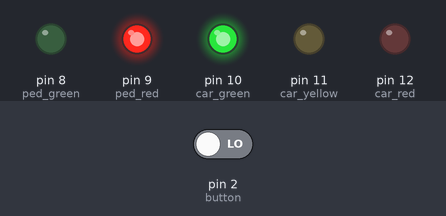
A sketch run on a simulated Arduino Uno, built with avr-gcc and run on an emulated ATmega328P. Parts: output pins drawn as LEDs (lit = HIGH). Inputs (shaded band) come from the test bench; at power-on: pin 2 (button) LOW.

Above: at 4.2 s.
4.3 s: pin 2 (button) driven LOW
5.8 s: pin 2 (button) driven HIGH
At 6.6 s:
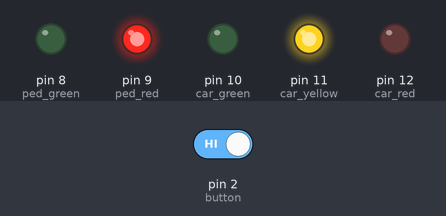
At 10.1 s:
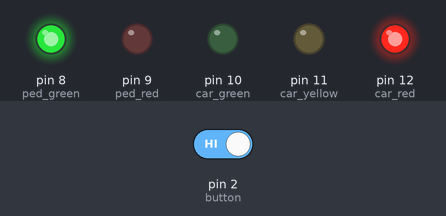
Timing chart, 0 to 16.3 s (numbered marks = the images above; inputs shaded):
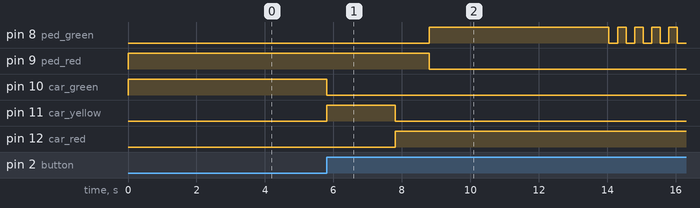

Measured:
- after the input at 4.3 s, every drawn part: stays the same
- after the input at 5.8 s, pin 8 (ped_green): LOW → HIGH after 3.0 s, then repeats every 0.50 s: LOW 0.25 s, HIGH 0.25 s; pin 9 (ped_red): HIGH → LOW after 3.0 s; pin 10 (car_green): HIGH → LOW at once; pin 11 (car_yellow): LOW → HIGH at once, → LOW 2.0 s later; pin 12 (car_red): LOW → HIGH after 2.0 s

The sketch:

semaforo-interativo.ino
```cpp
int car_red = 12; // estabelece o semaforo para carros
int car_yellow = 11;
int car_green = 10;
int ped_red = 9; // estabelece o semaforo para pedestres
int ped_green = 8;
int button = 2; // pino do botao
int cross_time = 5000; // tempo para que os pedestres atravessem
unsigned long change_time; // tempo de conclusao do ultimo ciclo para pedestres

void setup() {
  pinMode(car_red, OUTPUT);
  pinMode(car_yellow, OUTPUT);
  pinMode(car_green, OUTPUT);
  pinMode(ped_red, OUTPUT);
  pinMode(ped_green, OUTPUT);
  pinMode(button, INPUT); // botao no pino 2
  // acende a luz verde
  digitalWrite(car_green, HIGH);
  digitalWrite(ped_red, HIGH);
}

void loop() {
  int state = digitalRead(button);
  /* verifica se o botao foi pressionado e se transcorreram 5 segundos desde a ultima vez que isso ocorreu*/
  if (state == HIGH && (millis() - change_time) > 5000) {
    // chama a funcao para alterar as luzes
    changeLights();
  }
}

void changeLights() {
  digitalWrite(car_green, LOW); // apaga o verde
  digitalWrite(car_yellow, HIGH); // acende o amarelo
  delay(2000); // espera 2 segundos

  digitalWrite(car_yellow, LOW); // apaga o amarelo
  digitalWrite(car_red, HIGH); // acende o vermelho
  delay(1000); // espera 1 segundo por seguranca

  digitalWrite(ped_red, LOW); // apaga o vermelho de pedestres
  digitalWrite(ped_green, HIGH); // acende o verde dos pedestres
  delay(cross_time); // espera um intervalo de tempo predefinido

  // pisca o verde dos pedestres
  for (int x = 0; x < 10; x++) {
    digitalWrite(ped_green, HIGH);
    delay(250);
    digitalWrite(ped_green, LOW);
    delay(250);
  }
  // acende o vermelho dos pedestres
  digitalWrite(ped_red, HIGH);
  delay(500);

  digitalWrite(car_yellow, HIGH); // acende o amarelo
  digitalWrite(car_red, LOW); // apaga o vermelho
  delay(1000);
  digitalWrite(car_green, HIGH); // acende o verde
  digitalWrite(car_yellow, LOW); // apaga o vermelho
  // registra o tempo desde a ultima alteracao no semafaro
  change_time = millis();
  // depois retorna para o loop principal do programa
}
```
